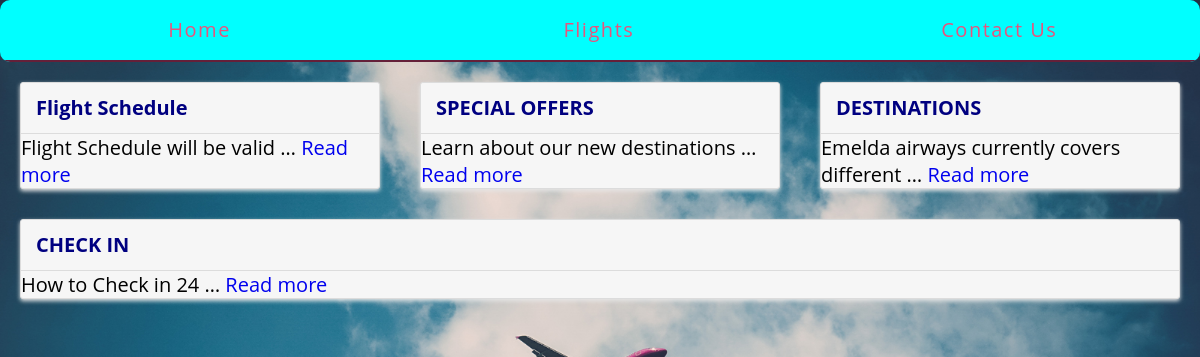
The page /bookings/ on the database its author committed.
### bookings/models.py (models this page shows, shortened)
class Booking(models.Model):
	created_at = models.DateTimeField(auto_now_add=True)
	title = models.CharField(max_length=255)
	description = models.TextField()
	is_live = models.BooleanField(default=False)
	status = models.CharField(max_length=1, choices=STATUS_CHOICES, default='i')

### bookings/views.py (the view)
def flight_list(request):
	bookings = models.Booking.objects.all()
	return render(request, 'bookings/flight_list.html', {'bookings': bookings})

### bookings/templates/bookings/flight_list.html (shortened to what this page needs)
{% extends "layout.html" %}
{% load static from staticfiles %}
{% block static %}<link rel="stylesheet" href="{% static 'bookings/css/bookings.css' %}">{% endblock %}
{% block content %}
<div class="cards">
	{% for booking in bookings %}
	<div class="card">
		<header><a href="{% url 'bookings:detail' pk=booking.pk %}">{{ booking.title  }}</a></header>
		<div class="card=copy">
			{% if booking.description|wordcount <= 5 %}
				{{ booking.description }}
			{% else %}
				{{ booking.description|truncatewords:5 }}
				<a href="{% url 'bookings:detail' pk=booking.pk %}">Read more</a>
			{% endif %}
	    </div>
	</div>
	{% endfor %}
</div>
{% endblock %}

### templates/layout.html (shortened to what this page needs)
{% load static from staticfiles %}
{% load book_extra %}
<!doctype html>
<html>
	<head>
		<link rel="stylesheet" href="{% static 'css/layout.css' %}">
		<link rel="stylesheet" href="{% static 'css/style.css' %}">
		{% block static %}{% endblock %}
	</head>
	<body>
		<div class="site-container">
			<nav>
				<a href="{% url 'home' %}">Home</a>
				<a href="{% url 'bookings:list' %}">Flights</a>
				<a href="{% url 'contact' %}">Contact Us</a>
			</nav>
			{% block content %}{% endblock %}
		</div>
				<link rel="stylesheet" href="{% static 'css/jquery-ui.css' %}" />
	</body>
</html>

### assets/css/layout.css (style rules this page uses)
html { box-sizing: border-box; }
*, *::after, *::before { box-sizing: inherit; }
.site-container { max-width: 68em; margin-left: auto; margin-right: auto; font-size: 20px; }
.site-container::after { clear: both; content: ""; display: table; }
.site-container nav { width: 80%; display: table; width: 100%; table-layout: center; border-bottom-left-radius: 10px; border-bottom-right-radius: 10px; border-top-left-radius: 10px; border-top-right-radius: 10px; border-bottom-left-radius: 10px; border-top-left-radius: 10px; border-bottom-right-radius: 10px; border-top-right-radius: 10px; background-color:#00FFFF; margin-bottom: 1em; overflow: hidden; }
.site-container nav a { display: table-cell; width: 8.33333%; padding: 10px; border-bottom: 2px solid #642039; color: #e6557e; letter-spacing: 0.075em; line-height: 40px; text-align: center; text-decoration: none; }
.cards { display: -webkit-box; display: -moz-box; display: box; display: -webkit-flex; display: -moz-flex; display: -ms-flexbox; display: flex; -webkit-box-lines: multiple; -moz-box-lines: multiple; box-lines: multiple; -webkit-flex-wrap: wrap; -moz-flex-wrap: wrap; -ms-flex-wrap: wrap; flex-wrap: wrap; -webkit-box-pack: justify; -moz-box-pack: justify; box-pack: justify; -webkit-justify-content: space-between; -moz-justify-content: space-between; -ms-justify-content: space-between; -o-justify-content: space-between; justify-content: space-between; -ms-flex-pack: justify; }
.card { -webkit-flex-basis: 15em; -moz-flex-basis: 15em; flex-basis: 15em; -ms-flex-preferred-size: 15em; -webkit-flex-grow: 1; -moz-flex-grow: 1; flex-grow: 1; -ms-flex-positive: 1; -webkit-transition: all 0.2s ease-in-out; -moz-transition: all 0.2s ease-in-out; transition: all 0.2s ease-in-out; background-color: #f6f6f6; border-radius: 3px; border: 1px solid gainsboro; box-shadow: 0 2px 4px #e6e6e6; margin: 0 1em 1.5em 1em; position: relative; }
.card header { -webkit-transition: all 0.2s ease-in-out; -moz-transition: all 0.2s ease-in-out; transition: all 0.2s ease-in-out; background-color: #f6f6f6; border-bottom: 1px solid gainsboro; border-radius: 3px 3px 0 0; font-weight: bold; line-height: 1.5em; padding: 0.5em 0.75em; }
.card header a { color: #642039; text-decoration: none; }

### assets/css/style.css (style rules this page uses)
html,body,div,span,applet,object,iframe,h1,h2,h3,h4,h5,h6,p,blockquote,pre,a,abbr,acronym,address,big,cite,code,del,dfn,em,img,ins,kbd,q,s,samp,small,strike,strong,sub,sup,tt,var,b,u,i,dl,dt,dd,ol,nav ul,nav li,fieldset,form,label,legend,table,caption,tbody,tfoot,thead,tr,th,td,article,aside,canvas,details,embed,figure,figcaption,footer,header,hgroup,menu,nav,output,ruby,section,summary,time,mark,audio,video { margin:0;padding:0;border:0;font-size:100%;font:inherit;vertical-align:baseline; }
article, aside, details, figcaption, figure,footer, header, hgroup, menu, nav, section { display: block; }
a { text-decoration:none; }
body { background:url('../images/1.jpg') no-repeat 0px 0px; background-size: cover; font-family: 'Open Sans', sans-serif; background-attachment: fixed; background-position: center; }

### bookings/static/bookings/css/bookings.css (style rules this page uses)
.card header a { color: #000080; }

### rows shown on the page
Booking: title "Flight Schedule", description "Flight Schedule will be valid …"
Booking: title "SPECIAL OFFERS", description "Learn about our new destinations …"
Booking: title "DESTINATIONS", description "Emelda airways currently covers different …"
Booking: title "CHECK IN", description "How to Check in 24 …"
